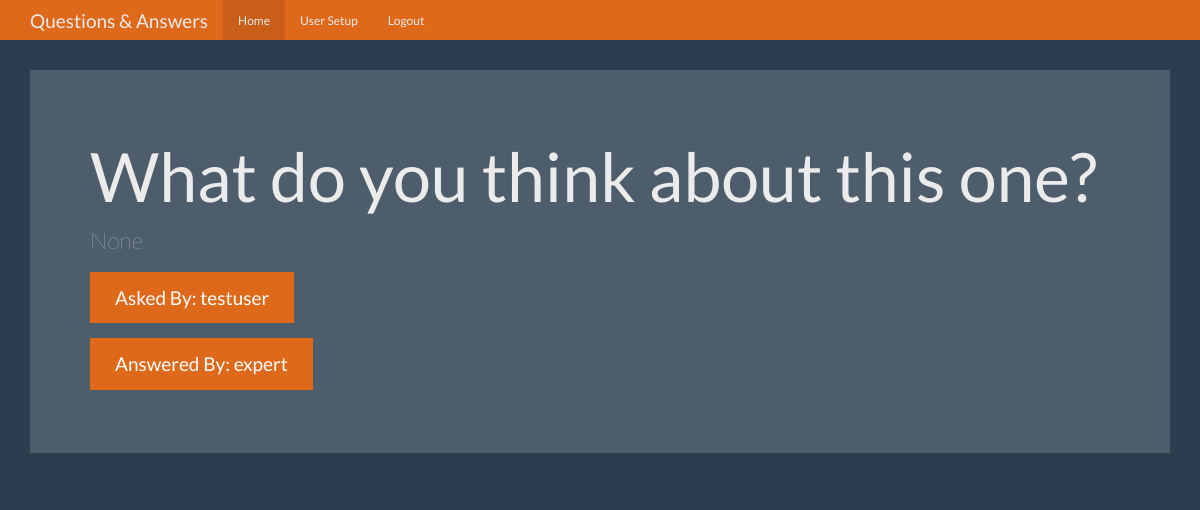
Screenshot of /question/2 (signed in) with the database file from the repository.
### tables this page shows
CREATE TABLE questions (
	id integer primary key autoincrement,
	question_text not null,
	answer_text text,
	asked_by_id integer not null,
	expert_id integer not null
);

CREATE TABLE users (
	id integer primary key autoincrement,
	name text not null,
	password text not null,
	expert boolean not null,
	admin boolean not null
);

### app.py (the view)
@app.route('/question/<question_id>')
def question(question_id):
	user = get_current_user()
	db = get_db()
	questions_cur = db.execute('''select
								      questions.question_text,
								      questions.answer_text,
								      askers.name as asker_name,
								      experts.name as expert_name
								  from questions
								  join users as askers on askers.id = questions.asked_by_id
								  join users as experts on experts.id = questions.expert_id
								  where questions.id = ?''', [question_id])
	question = questions_cur.fetchone()
	return render_template('question.html', user=user, question=question)

### app.py (called while the page is built)
def get_current_user():
	user_result = None
	if 'user' in session:
		user = session['user']
		db = get_db()
		user_cur = db.execute('select id, name, password, expert, admin from users where name = ?', [user])
		user_result = user_cur.fetchone()
	return user_result

### database.py (called while the page is built)
def connect_db():
	sql = sqlite3.connect('C:/Users/Akis/Documents/flask_question_answer/questions.db')
	sql.row_factory = sqlite3.Row
	return sql

def get_db():
	if not hasattr(g, 'sqlite_db'):
		g.sqlite_db = connect_db()
	return g.sqlite_db

### templates/question.html (shortened to what this page needs)
{% extends "base.html" %}
{% from "show_links.html" import show_links %}
{% block nav %}
{{ show_links(user) }}
{% endblock %}
{% block body%}
      <div class="jumbotron">
        <h1>{{ question['question_text'] }}</h1>
        <p>{{ question['answer_text'] }}</p>
        <p><a class="btn btn-primary btn-lg">Asked By: {{ question['asker_name'] }}</a></p>
        <p><a class="btn btn-primary btn-lg">Answered By: {{ question['expert_name'] }}</a></p>
      </div>
{% endblock %}

### static/theme.css (style rules this page uses)
body { padding-top: 70px; padding-bottom: 30px; }

### rows the page displays
questions: question_text "What do you think about this one?"
users: asker_name "testuser"
users: expert_name "expert"

### other values shown
{{ question['answer_text'] }} "None"
